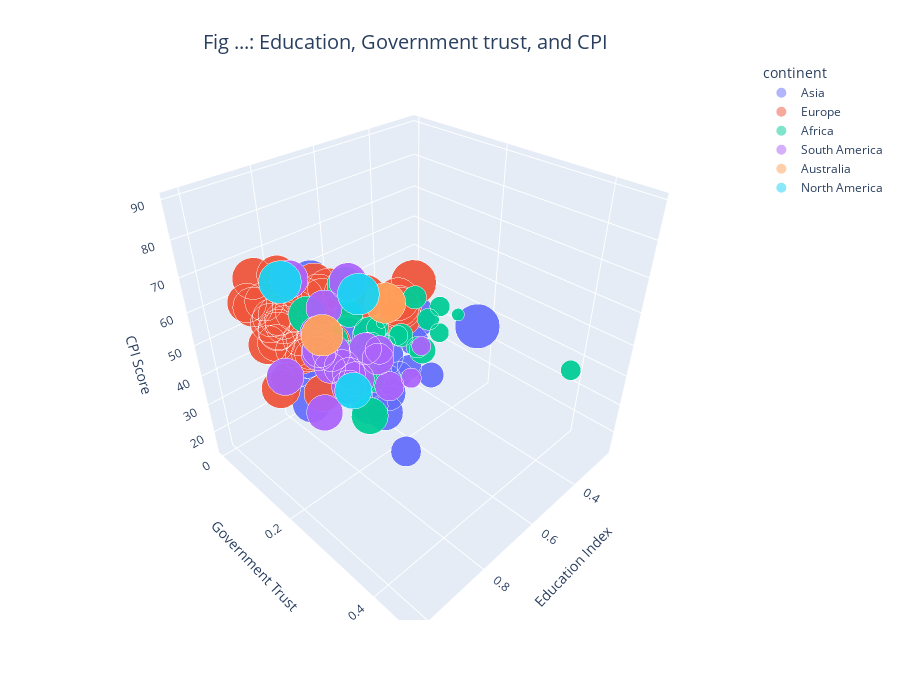

Notebook source saved alongside this figure:
### Markdown cell above
---
ANALYSIS OF THE DATA

### Code cell
# Scatterplot using plotly Express
fig = px.scatter_3d(df_mean,
                    x='Education_Index',
                    y='government_trust',
                    z='cpi_score',
                    color='continent',
                    size='gdp_per_capita',
                    opacity=0.5,
                    size_max=45,
                    height=700,
                    hover_data=['Country'])

# Customize the layout
fig.update_layout(scene=dict(
    xaxis_title='Education Index',
    yaxis_title='Government Trust',
    zaxis_title='CPI Score'
))

# Makes Title 
fig.update_layout(
    title={
        'text': 'Fig ...: Education, Government trust, and CPI',
        'x': 0.45,
        'y': 0.95,
        'xanchor': 'center',
        'yanchor': 'top'
    },
    title_font_size=20
)
# Show the plot
fig.show()

### Figure 1 — Plotly figure (JSON) as saved in the notebook; plotly's stock layout.template omitted (floating-point values rounded to 4 significant figures; data arrays with more than 128 entries replaced by an {"elided": "..."} marker saying what was removed)
{"data": [{"customdata": {"elided": "152x1 str values"}, "hovertemplate": "continent=Asia<br>Education_Index=%{x}<br>government_trust=%{y}<br>cpi_score=%{z}<br>gdp_per_capita=%{marker.size}<br>Country=%{customdata[0]}<extra></extra>", "legendgroup": "Asia", "marker": {"color": "#636efa", "opacity": 0.5, "size": {"elided": "152 float values"}, "sizemode": "area", "sizeref": 0.0008213, "symbol": "circle"}, "mode": "markers", "name": "Asia", "scene": "scene", "showlegend": true, "type": "scatter3d", "x": {"elided": "152 float values"}, "y": {"elided": "152 float values"}, "z": {"elided": "152 float values"}}, {"customdata": {"elided": "148x1 str values"}, "hovertemplate": "continent=Europe<br>Education_Index=%{x}<br>government_trust=%{y}<br>cpi_score=%{z}<br>gdp_per_capita=%{marker.size}<br>Country=%{customdata[0]}<extra></extra>", "legendgroup": "Europe", "marker": {"color": "#EF553B", "opacity": 0.5, "size": {"elided": "148 float values"}, "sizemode": "area", "sizeref": 0.0008213, "symbol": "circle"}, "mode": "markers", "name": "Europe", "scene": "scene", "showlegend": true, "type": "scatter3d", "x": {"elided": "148 float values"}, "y": {"elided": "148 float values"}, "z": {"elided": "148 float values"}}, {"customdata": [["Algeria"], ["Algeria"], ["Algeria"], ["Algeria"], ["Benin"], ["Benin"], ["Benin"], ["Benin"], ["Botswana"], ["Botswana"], ["Botswana"], ["Botswana"], ["Burkina Faso"], ["Burkina Faso"], ["Burkina Faso"], ["Burkina Faso"], ["Burundi"], ["Burundi"], ["Burundi"], ["Burundi"], ["Cameroon"], ["Cameroon"], ["Cameroon"], ["Cameroon"], ["Chad"], ["Chad"], ["Chad"], ["Chad"], ["Egypt"], ["Egypt"], ["Egypt"], ["Egypt"], ["Ethiopia"], ["Ethiopia"], ["Ethiopia"], ["Ethiopia"], ["Gabon"], ["Gabon"], ["Gabon"], ["Gabon"], ["Ghana"], ["Ghana"], ["Ghana"], ["Ghana"], ["Kenya"], ["Kenya"], ["Kenya"], ["Kenya"], ["Liberia"], ["Liberia"], ["Liberia"], ["Liberia"], ["Libya"], ["Libya"], ["Libya"], ["Libya"], ["Madagascar"], ["Madagascar"], ["Madagascar"], ["Madagascar"], ["Malawi"], ["Malawi"], ["Malawi"], ["Malawi"], ["Mali"], ["Mali"], ["Mali"], ["Mali"], ["Mauritania"], ["Mauritania"], ["Mauritania"], ["Mauritania"], ["Mauritius"], ["Mauritius"], ["Mauritius"], ["Mauritius"], ["Morocco"], ["Morocco"], ["Morocco"], ["Morocco"], ["Niger"], ["Niger"], ["Niger"], ["Niger"], ["Nigeria"], ["Nigeria"], ["Nigeria"], ["Nigeria"], ["Rwanda"], ["Rwanda"], ["Rwanda"], ["Rwanda"], ["Senegal"], ["Senegal"], ["Senegal"], ["Senegal"], ["Sierra Leone"], ["Sierra Leone"], ["Sierra Leone"], ["Sierra Leone"], ["South Africa"], ["South Africa"], ["South Africa"], ["South Africa"], ["Tanzania"], ["Tanzania"], ["Tanzania"], ["Tanzania"], ["Togo"], ["Togo"], ["Togo"], ["Togo"], ["Tunisia"], ["Tunisia"], ["Tunisia"], ["Tunisia"], ["Uganda"], ["Uganda"], ["Uganda"], ["Uganda"], ["Zambia"], ["Zambia"], ["Zambia"], ["Zambia"], ["Zimbabwe"], ["Zimbabwe"], ["Zimbabwe"], ["Zimbabwe"]], "hovertemplate": "continent=Africa<br>Education_Index=%{x}<br>government_trust=%{y}<br>cpi_score=%{z}<br>gdp_per_capita=%{marker.size}<br>Country=%{customdata[0]}<extra></extra>", "legendgroup": "Africa", "marker": {"color": "#00cc96", "opacity": 0.5, "size": [1.003, 1.003, 1.003, 1.003, 0.3722, 0.3722, 0.3722, 0.3722, 1.043, 1.043, 1.043, 1.043, 0.3133, 0.3133, 0.3133, 0.3133, 0.061, 0.061, 0.061, 0.061, 0.5177, 0.5177, 0.5177, 0.5177, 0.372, 0.372, 0.372, 0.372, 0.9174, 0.9174, 0.9174, 0.9174, 0.2935, 0.2935, 0.2935, 0.2935, 1.088, 1.088, 1.088, 1.088, 0.604, 0.604, 0.604, 0.604, 0.4825, 0.4825, 0.4825, 0.4825, 0.0848, 0.0848, 0.0848, 0.0848, 1.066, 1.066, 1.066, 1.066, 0.2625, 0.2625, 0.2625, 0.2625, 0.1566, 0.1566, 0.1566, 0.1566, 0.373, 0.373, 0.373, 0.373, 0.5574, 0.5574, 0.5574, 0.5574, 1.102, 1.102, 1.102, 1.102, 0.7982, 0.7982, 0.7982, 0.7982, 0.1251, 0.1251, 0.1251, 0.1251, 0.7058, 0.7058, 0.7058, 0.7058, 0.3205, 0.3205, 0.3205, 0.3205, 0.4308, 0.4308, 0.4308, 0.4308, 0.3057, 0.3057, 0.3057, 0.3057, 0.9688, 0.9688, 0.9688, 0.9688, 0.4318, 0.4318, 0.4318, 0.4318, 0.262, 0.262, 0.262, 0.262, 0.9273, 0.9273, 0.9273, 0.9273, 0.3116, 0.3116, 0.3116, 0.3116, 0.5617, 0.5617, 0.5617, 0.5617, 0.3425, 0.3425, 0.3425, 0.3425], "sizemode": "area", "sizeref": 0.0008213, "symbol": "circle"}, "mode": "markers", "name": "Africa", "scene": "scene", "showlegend": true, "type": "scatter3d", "x": [0.7025, 0.7025, 0.7025, 0.7025, 0.5225, 0.5225, 0.5225, 0.5225, 0.68, 0.68, 0.68, 0.68, 0.33, 0.33, 0.33, 0.33, 0.4675, 0.4675, 0.4675, 0.4675, 0.585, 0.585, 0.585, 0.585, 0.3275, 0.3275, 0.3275, 0.3275, 0.6375, 0.6375, 0.6375, 0.6375, 0.3625, 0.3625, 0.3625, 0.3625, 0.6525, 0.6525, 0.6525, 0.6525, 0.58, 0.58, 0.58, 0.58, 0.5675, 0.5675, 0.5675, 0.5675, 0.4575, 0.4575, 0.4575, 0.4575, 0.6475, 0.6475, 0.6475, 0.6475, 0.52, 0.52, 0.52, 0.52, 0.4875, 0.4875, 0.4875, 0.4875, 0.315, 0.315, 0.315, 0.315, 0.41, 0.41, 0.41, 0.41, 0.76, 0.76, 0.76, 0.76, 0.5675, 0.5675, 0.5675, 0.5675, 0.2425, 0.2425, 0.2425, 0.2425, 0.505, 0.505, 0.505, 0.505, 0.485, 0.485, 0.485, 0.485, 0.395, 0.395, 0.395, 0.395, 0.4225, 0.4225, 0.4225, 0.4225, 0.725, 0.725, 0.725, 0.725, 0.4525, 0.4525, 0.4525, 0.4525, 0.55, 0.55, 0.55, 0.55, 0.6975, 0.6975, 0.6975, 0.6975, 0.5425, 0.5425, 0.5425, 0.5425, 0.6075, 0.6075, 0.6075, 0.6075, 0.5725, 0.5725, 0.5725, 0.5725], "y": [0.1422, 0.1422, 0.1422, 0.1422, 0.0725, 0.0725, 0.0725, 0.0725, 0.1038, 0.1038, 0.1038, 0.1038, 0.1224, 0.1224, 0.1224, 0.1224, 0.1102, 0.1102, 0.1102, 0.1102, 0.0473, 0.0473, 0.0473, 0.0473, 0.0611, 0.0611, 0.0611, 0.0611, 0.0879, 0.0879, 0.0879, 0.0879, 0.1405, 0.1405, 0.1405, 0.1405, 0.0735, 0.0735, 0.0735, 0.0735, 0.0345, 0.0345, 0.0345, 0.0345, 0.0578, 0.0578, 0.0578, 0.0578, 0.0411, 0.0411, 0.0411, 0.0411, 0.1257, 0.1257, 0.1257, 0.1257, 0.0596, 0.0596, 0.0596, 0.0596, 0.0779, 0.0779, 0.0779, 0.0779, 0.0841, 0.0841, 0.0841, 0.0841, 0.1231, 0.1231, 0.1231, 0.1231, 0.0568, 0.0568, 0.0568, 0.0568, 0.0808, 0.0808, 0.0808, 0.0808, 0.124, 0.124, 0.124, 0.124, 0.0349, 0.0349, 0.0349, 0.0349, 0.4655, 0.4655, 0.4655, 0.4655, 0.0941, 0.0941, 0.0941, 0.0941, 0.0642, 0.0642, 0.0642, 0.0642, 0.0681, 0.0681, 0.0681, 0.0681, 0.0919, 0.0919, 0.0919, 0.0919, 0.0972, 0.0972, 0.0972, 0.0972, 0.0671, 0.0671, 0.0671, 0.0671, 0.0627, 0.0627, 0.0627, 0.0627, 0.093, 0.093, 0.093, 0.093, 0.091, 0.091, 0.091, 0.091], "z": [34.5, 34.5, 34.5, 34.5, 38, 38, 38, 38, 61.25, 61.25, 61.25, 61.25, 40.75, 40.75, 40.75, 40.75, 20, 20, 20, 20, 25.75, 25.75, 25.75, 25.75, 20.25, 20.25, 20.25, 20.25, 34.25, 34.25, 34.25, 34.25, 34, 34, 34, 34, 33, 33, 33, 33, 42.75, 42.75, 42.75, 42.75, 26.5, 26.5, 26.5, 26.5, 34.25, 34.25, 34.25, 34.25, 16, 16, 16, 16, 25.75, 25.75, 25.75, 25.75, 31.25, 31.25, 31.25, 31.25, 32.5, 32.5, 32.5, 32.5, 28.25, 28.25, 28.25, 28.25, 52, 52, 52, 52, 39, 39, 39, 39, 34, 34, 34, 34, 27, 27, 27, 27, 54.75, 54.75, 54.75, 54.75, 44.75, 44.75, 44.75, 44.75, 29.75, 29.75, 29.75, 29.75, 43.75, 43.75, 43.75, 43.75, 33.5, 33.5, 33.5, 33.5, 31.5, 31.5, 31.5, 31.5, 41, 41, 41, 41, 25.5, 25.5, 25.5, 25.5, 37, 37, 37, 37, 21.75, 21.75, 21.75, 21.75]}, {"customdata": [["Argentina"], ["Argentina"], ["Argentina"], ["Argentina"], ["Bolivia"], ["Bolivia"], ["Bolivia"], ["Bolivia"], ["Brazil"], ["Brazil"], ["Brazil"], ["Brazil"], ["Chile"], ["Chile"], ["Chile"], ["Chile"], ["Colombia"], ["Colombia"], ["Colombia"], ["Colombia"], ["Costa Rica"], ["Costa Rica"], ["Costa Rica"], ["Costa Rica"], ["Dominican Republic"], ["Dominican Republic"], ["Dominican Republic"], ["Dominican Republic"], ["Ecuador"], ["Ecuador"], ["Ecuador"], ["Ecuador"], ["El Salvador"], ["El Salvador"], ["El Salvador"], ["El Salvador"], ["Guatemala"], ["Guatemala"], ["Guatemala"], ["Guatemala"], ["Guinea"], ["Guinea"], ["Guinea"], ["Guinea"], ["Haiti"], ["Haiti"], ["Haiti"], ["Haiti"], ["Honduras"], ["Honduras"], ["Honduras"], ["Honduras"], ["Jamaica"], ["Jamaica"], ["Jamaica"], ["Jamaica"], ["Nicaragua"], ["Nicaragua"], ["Nicaragua"], ["Nicaragua"], ["Panama"], ["Panama"], ["Panama"], ["Panama"], ["Paraguay"], ["Paraguay"], ["Paraguay"], ["Paraguay"], ["Peru"], ["Peru"], ["Peru"], ["Peru"], ["Uruguay"], ["Uruguay"], ["Uruguay"], ["Uruguay"], ["Venezuela"], ["Venezuela"], ["Venezuela"], ["Venezuela"]], "hovertemplate": "continent=South America<br>Education_Index=%{x}<br>government_trust=%{y}<br>cpi_score=%{z}<br>gdp_per_capita=%{marker.size}<br>Country=%{customdata[0]}<extra></extra>", "legendgroup": "South America", "marker": {"color": "#ab63fa", "opacity": 0.5, "size": [1.101, 1.101, 1.101, 1.101, 0.7605, 0.7605, 0.7605, 0.7605, 1.02, 1.02, 1.02, 1.02, 1.163, 1.163, 1.163, 1.163, 0.9836, 0.9836, 0.9836, 0.9836, 1.027, 1.027, 1.027, 1.027, 0.9929, 0.9929, 0.9929, 0.9929, 0.9165, 0.9165, 0.9165, 0.9165, 0.8186, 0.8186, 0.8186, 0.8186, 0.7996, 0.7996, 0.7996, 0.7996, 0.2857, 0.2857, 0.2857, 0.2857, 0.3183, 0.3183, 0.3183, 0.3183, 0.647, 0.647, 0.647, 0.647, 0.8465, 0.8465, 0.8465, 0.8465, 0.6731, 0.6731, 0.6731, 0.6731, 1.14, 1.14, 1.14, 1.14, 0.8456, 0.8456, 0.8456, 0.8456, 0.9574, 0.9574, 0.9574, 0.9574, 1.124, 1.124, 1.124, 1.124, 1.032, 1.032, 1.032, 1.032], "sizemode": "area", "sizeref": 0.0008213, "symbol": "circle"}, "mode": "markers", "name": "South America", "scene": "scene", "showlegend": true, "type": "scatter3d", "x": [0.8625, 0.8625, 0.8625, 0.8625, 0.71, 0.71, 0.71, 0.71, 0.7275, 0.7275, 0.7275, 0.7275, 0.8325, 0.8325, 0.8325, 0.8325, 0.7125, 0.7125, 0.7125, 0.7125, 0.7525, 0.7525, 0.7525, 0.7525, 0.6775, 0.6775, 0.6775, 0.6775, 0.73, 0.73, 0.73, 0.73, 0.6025, 0.6025, 0.6025, 0.6025, 0.5375, 0.5375, 0.5375, 0.5375, 0.38, 0.38, 0.38, 0.38, 0.4575, 0.4575, 0.4575, 0.4575, 0.52, 0.52, 0.52, 0.52, 0.7075, 0.7075, 0.7075, 0.7075, 0.59, 0.59, 0.59, 0.59, 0.705, 0.705, 0.705, 0.705, 0.66, 0.66, 0.66, 0.66, 0.7175, 0.7175, 0.7175, 0.7175, 0.775, 0.775, 0.775, 0.775, 0.7475, 0.7475, 0.7475, 0.7475], "y": [0.0621, 0.0621, 0.0621, 0.0621, 0.0666, 0.0666, 0.0666, 0.0666, 0.1151, 0.1151, 0.1151, 0.1151, 0.082, 0.082, 0.082, 0.082, 0.0427, 0.0427, 0.0427, 0.0427, 0.1, 0.1, 0.1, 0.1, 0.1158, 0.1158, 0.1158, 0.1158, 0.132, 0.132, 0.132, 0.132, 0.0909, 0.0909, 0.0909, 0.0909, 0.0802, 0.0802, 0.0802, 0.0802, 0.1031, 0.1031, 0.1031, 0.1031, 0.1214, 0.1214, 0.1214, 0.1214, 0.0734, 0.0734, 0.0734, 0.0734, 0.0343, 0.0343, 0.0343, 0.0343, 0.1447, 0.1447, 0.1447, 0.1447, 0.0702, 0.0702, 0.0702, 0.0702, 0.0819, 0.0819, 0.0819, 0.0819, 0.042, 0.042, 0.042, 0.042, 0.1822, 0.1822, 0.1822, 0.1822, 0.0685, 0.0685, 0.0685, 0.0685], "z": [36.75, 36.75, 36.75, 36.75, 32.25, 32.25, 32.25, 32.25, 37.5, 37.5, 37.5, 37.5, 67.5, 67.5, 67.5, 67.5, 36.75, 36.75, 36.75, 36.75, 57, 57, 57, 57, 30.75, 30.75, 30.75, 30.75, 32.25, 32.25, 32.25, 32.25, 35.75, 35.75, 35.75, 35.75, 27.75, 27.75, 27.75, 27.75, 26.75, 26.75, 26.75, 26.75, 19.75, 19.75, 19.75, 19.75, 29.75, 29.75, 29.75, 29.75, 42, 42, 42, 42, 26, 26, 26, 26, 37.75, 37.75, 37.75, 37.75, 28.75, 28.75, 28.75, 28.75, 35.75, 35.75, 35.75, 35.75, 71.25, 71.25, 71.25, 71.25, 17.5, 17.5, 17.5, 17.5]}, {"customdata": [["Australia"], ["Australia"], ["Australia"], ["Australia"], ["New Zealand"], ["New Zealand"], ["New Zealand"], ["New Zealand"]], "hovertemplate": "continent=Australia<br>Education_Index=%{x}<br>government_trust=%{y}<br>cpi_score=%{z}<br>gdp_per_capita=%{marker.size}<br>Country=%{customdata[0]}<extra></extra>", "legendgroup": "Australia", "marker": {"color": "#FFA15A", "opacity": 0.5, "size": [1.383, 1.383, 1.383, 1.383, 1.307, 1.307, 1.307, 1.307], "sizemode": "area", "sizeref": 0.0008213, "symbol": "circle"}, "mode": "markers", "name": "Australia", "scene": "scene", "showlegend": true, "type": "scatter3d", "x": [1.022, 1.022, 1.022, 1.022, 0.9775, 0.9775, 0.9775, 0.9775], "y": [0.3124, 0.3124, 0.3124, 0.3124, 0.3953, 0.3953, 0.3953, 0.3953], "z": [78, 78, 78, 78, 89.25, 89.25, 89.25, 89.25]}, {"customdata": [["Canada"], ["Canada"], ["Canada"], ["Canada"], ["Mexico"], ["Mexico"], ["Mexico"], ["Mexico"], ["United States"], ["United States"], ["United States"], ["United States"]], "hovertemplate": "continent=North America<br>Education_Index=%{x}<br>government_trust=%{y}<br>cpi_score=%{z}<br>gdp_per_capita=%{marker.size}<br>Country=%{customdata[0]}<extra></extra>", "legendgroup": "North America", "marker": {"color": "#19d3f3", "opacity": 0.5, "size": [1.375, 1.375, 1.375, 1.375, 1.07, 1.07, 1.07, 1.07, 1.443, 1.443, 1.443, 1.443], "sizemode": "area", "sizeref": 0.0008213, "symbol": "circle"}, "mode": "markers", "name": "North America", "scene": "scene", "showlegend": true, "type": "scatter3d", "x": [0.9125, 0.9125, 0.9125, 0.9125, 0.71, 0.71, 0.71, 0.71, 0.92, 0.92, 0.92, 0.92], "y": [0.304, 0.304, 0.304, 0.304, 0.1285, 0.1285, 0.1285, 0.1285, 0.1389, 0.1389, 0.1389, 0.1389], "z": [82, 82, 82, 82, 29.5, 29.5, 29.5, 29.5, 74, 74, 74, 74]}], "layout": {"height": 700, "legend": {"itemsizing": "constant", "title": {"text": "continent"}, "tracegroupgap": 0}, "margin": {"t": 60}, "scene": {"domain": {"x": [0, 1], "y": [0, 1]}, "xaxis": {"title": {"text": "Education Index"}}, "yaxis": {"title": {"text": "Government Trust"}}, "zaxis": {"title": {"text": "CPI Score"}}}, "title": {"font": {"size": 20}, "text": "Fig ...: Education, Government trust, and CPI", "x": 0.45, "xanchor": "center", "y": 0.95, "yanchor": "top"}}}
